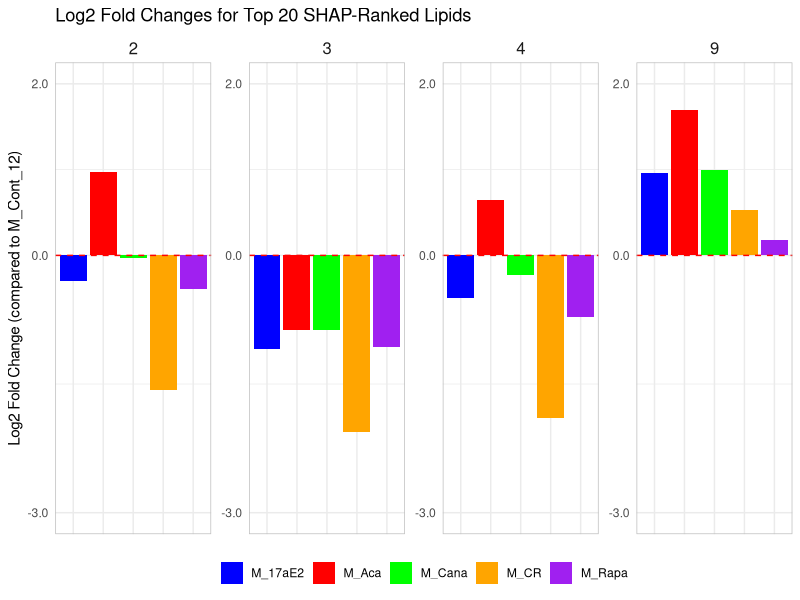
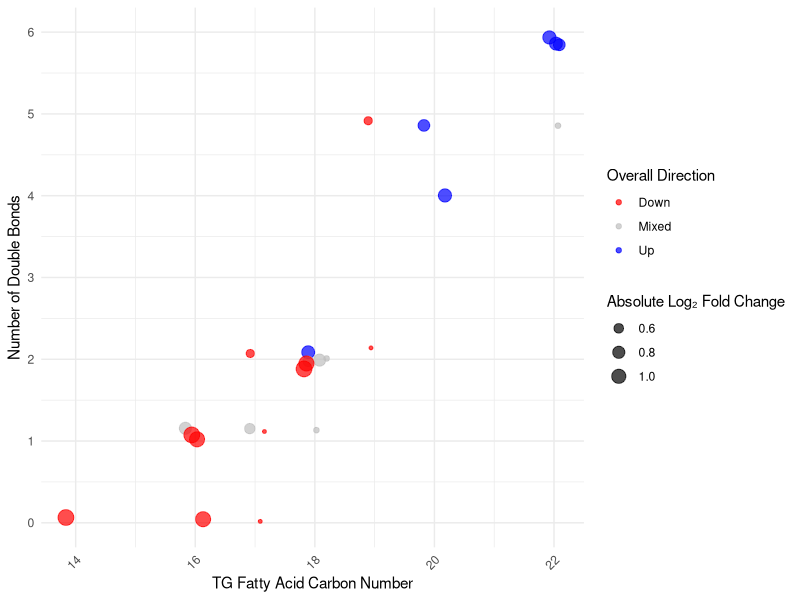
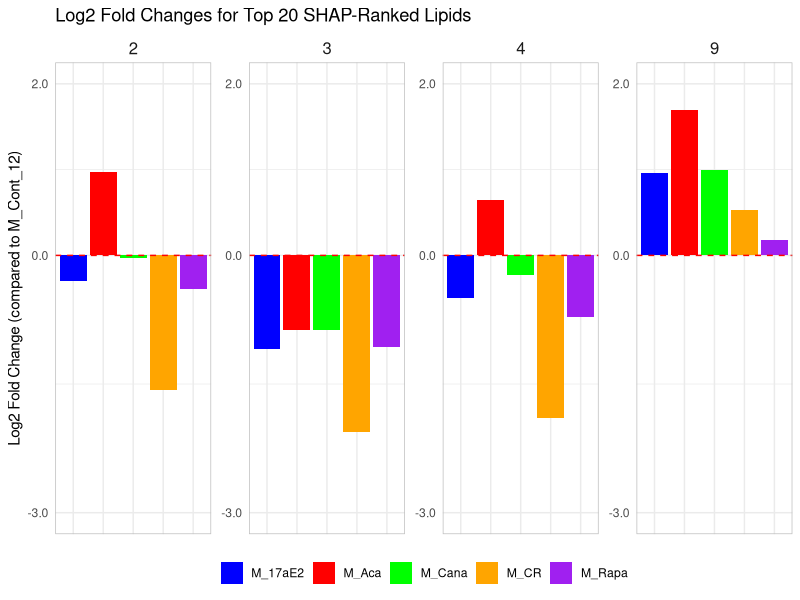
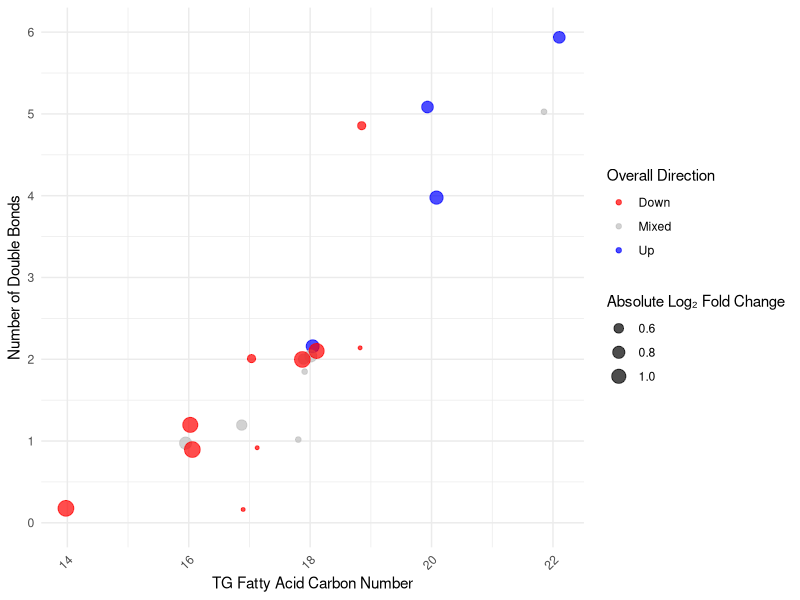
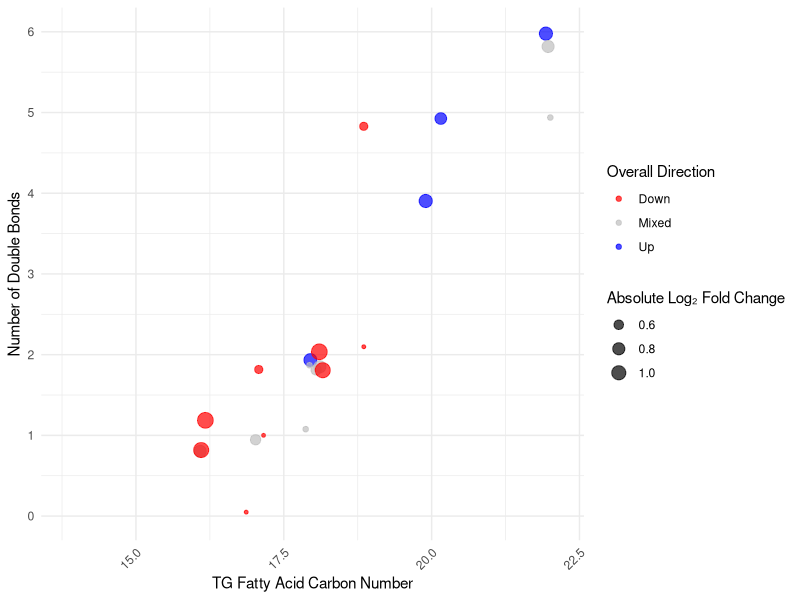

Recreate these plots in R, in order. (Note: this script raises an error after producing the figures.)
## ---- chunk 1
knitr::opts_chunk$set(echo = TRUE)
## ---- chunk 2
library(openxlsx)
library(ggplot2)
library(dplyr)
## ---- chunk 3
# Load required libraries
library(dplyr)
library(openxlsx)
library(ggplot2)
library(tidyr)
library(scales)

# Read data
Top_Shap_lipids <- read.xlsx("../Step12_LipidDeconvolution/XGBoost_lipid_deconvolution_regression.xlsx")
Top_Shap_lipids_TG <- Top_Shap_lipids %>%
  filter(startsWith(Metabolite, "TG"))
Fold_Change <- read.xlsx("../Step11_ShapPlot/FM_fold_changes_1400_XGBOOST.xlsx") %>%
  filter(startsWith(Metabolite, "TG"))

library(dplyr)
library(stringr)

# Function to standardize metabolite names across both datasets
library(dplyr)
library(stringr)

# Function to standardize metabolite names consistently
library(dplyr)
library(stringr)

# Function to standardize metabolite names consistently
standardize_metabolite_names <- function(metabolite) {
  metabolite <- str_trim(metabolite)          # Remove leading/trailing spaces
  metabolite <- str_replace_all(metabolite, "[:space:]+", "")  # Remove all spaces
  metabolite <- str_replace_all(metabolite, "\\|", ".")  # Convert "|" to "."
  metabolite <- str_replace_all(metabolite, "/", "_")  # Convert "/" to "_"
  metabolite <- str_replace_all(metabolite, ":", ".")  # Convert ":" to "."
  metabolite <- str_replace_all(metabolite, "-", ".")  # Convert "-" to "."

  # Ensure "TG" is followed by a dot (if missing)
  metabolite <- str_replace_all(metabolite, "(TG)([0-9])", "\\1.\\2")

  # Fix TGO -> TG.O to match formatting in Top_Shap_lipids
  metabolite <- str_replace_all(metabolite, "\\bTGO\\b", "TG.O") 

  return(metabolite)
}

# Apply function to standardize names in both datasets
Fold_Change <- Fold_Change %>%
  mutate(Metabolite = standardize_metabolite_names(Metabolite))

Top_Shap_lipids <- Top_Shap_lipids %>%
  mutate(Metabolite = standardize_metabolite_names(Metabolite))

# Check how many now match
num_matching <- sum(Fold_Change$Metabolite %in% Top_Shap_lipids$Metabolite)
print(paste("Number of matching metabolites:", num_matching))

# View unmatched metabolites (debugging)
unmatched <- Fold_Change %>%
  filter(!(Metabolite %in% Top_Shap_lipids$Metabolite))

print("Unmatched metabolites in Fold_Change:")
print(unique(unmatched$Metabolite))

unmatched_shap <- Top_Shap_lipids %>%
  filter(!(Metabolite %in% Fold_Change$Metabolite))

print("Unmatched metabolites in Top_Shap_lipids:")
print(unique(unmatched_shap$Metabolite))


# Apply function to standardize names in both datasets
Fold_Change <- Fold_Change %>%
  mutate(Metabolite = standardize_metabolite_names(Metabolite))

Top_Shap_lipids <- Top_Shap_lipids %>%
  mutate(Metabolite = standardize_metabolite_names(Metabolite))

# Check how many now match
num_matching <- sum(Fold_Change$Metabolite %in% Top_Shap_lipids$Metabolite)
print(paste("Number of matching metabolites:", num_matching))

# View unmatched metabolites (debugging)
unmatched <- Fold_Change %>%
  filter(!(Metabolite %in% Top_Shap_lipids$Metabolite))

print("Unmatched metabolites in Fold_Change:")
print(unique(unmatched$Metabolite))

unmatched_shap <- Top_Shap_lipids %>%
  filter(!(Metabolite %in% Fold_Change$Metabolite))

print("Unmatched metabolites in Top_Shap_lipids:")
print(unique(unmatched_shap$Metabolite))


# Apply function to standardize names in both datasets
Fold_Change <- Fold_Change %>%
  mutate(Metabolite = standardize_metabolite_names(Metabolite))

Top_Shap_lipids <- Top_Shap_lipids %>%
  mutate(Metabolite = standardize_metabolite_names(Metabolite))

# Check how many now match
num_matching <- sum(Fold_Change$Metabolite %in% Top_Shap_lipids$Metabolite)
print(paste("Number of matching metabolites:", num_matching))

# View unmatched metabolites (debugging)
unmatched <- Fold_Change %>%
  filter(!(Metabolite %in% Top_Shap_lipids$Metabolite))

print("Unmatched metabolites in Fold_Change:")
print(unique(unmatched$Metabolite))

unmatched_shap <- Top_Shap_lipids %>%
  filter(!(Metabolite %in% Fold_Change$Metabolite))

print("Unmatched metabolites in Top_Shap_lipids:")
print(unique(unmatched_shap$Metabolite))



# Merge Fold_Change with Top_Shap_lipids on standardized Metabolite names
merged_data <- Top_Shap_lipids %>%
  inner_join(Fold_Change, by = "Metabolite")

# Check number of matched metabolites
print(dim(merged_data))

# Save the merged data for verification
#write.xlsx(merged_data, "Merged_Top_Shap_Lipids_FoldChange.xlsx")

######3

# Clean column names to ensure consistency
colnames(Top_Shap_lipids) <- make.names(colnames(Top_Shap_lipids))
colnames(Fold_Change) <- make.names(colnames(Fold_Change))

# Merge datasets on 'Metabolite'
merged_data <- Top_Shap_lipids %>%
  inner_join(Fold_Change, by = "Metabolite") %>%
  filter(!is.na(deconvoluted_Total_C_Num)) %>%
  mutate(
    deconvoluted_Total_C_Num = as.numeric(deconvoluted_Total_C_Num),
    deconvoluted_Saturation_Number = as.numeric(deconvoluted_Saturation_Number),
    FoldChange = log2(FoldChange)  # Convert to Log2 Fold Change
  )

# Subset Top 20
top_20_lipids <- merged_data %>%
  arrange(Order) %>%
  slice_head(n = 20)

# Define custom colors for treatment groups
custom_colors <- c(
  "M_Cont_12" = "black",
  "M_17aE2"   = "blue",
  "M_Cana"    = "green",
  "M_Aca"     = "red",
  "M_Rapa"    = "purple",
  "M_CR"      = "orange"
)

# Calculate min/max for y-axis limits
y_min <- min(top_20_lipids$FoldChange, na.rm = TRUE)
y_max <- max(top_20_lipids$FoldChange, na.rm = TRUE)

# Round y-axis limits for cleaner breaks
y_min_rounded <- floor(y_min)
y_max_rounded <- ceiling(y_max)

# Create the plot
p <- ggplot(top_20_lipids, aes(x = Grp_Sex, y = FoldChange, fill = Grp_Sex)) +
  geom_bar(stat = "identity") +
  facet_wrap(~ Order, scales = "free_y", ncol = 4) +
  theme_minimal() +
  theme(
    axis.text.x = element_blank(),
    axis.ticks.x = element_blank(),
    axis.title.x = element_blank(),
    strip.text = element_text(size = 12),
    legend.position = "bottom",
    legend.title = element_blank(),
    panel.spacing = unit(0.5, "lines"),
    panel.border = element_rect(color = "grey", fill = NA, size = 0.5)
  ) +
  labs(
    title = "Log2 Fold Changes for Top 20 SHAP-Ranked Lipids",
    y = paste("Log2 Fold Change (compared to M_Cont_12)")
  ) +
  geom_hline(yintercept = 0, linetype = "dashed", color = "red") +
  scale_y_continuous(
    limits = c(y_min_rounded, y_max_rounded),
    breaks = c(y_min_rounded, 0, y_max_rounded),
    labels = function(x) format(x, nsmall = 1)
  ) +
  scale_fill_manual(values = custom_colors)

# Display and save the plot
print(p)
ggsave("Top_20_Lipid_XGBoost_Log2FoldChange.pdf", p, width = 15, height = 12, dpi = 1200)



## ---- chunk 4

# Load required libraries
library(dplyr)
library(tidyr)
library(ggplot2)
library(openxlsx)
library(stringr)

# ==========================================================
# 1. Read in data and filter to TG metabolites; standardize names
# ==========================================================

# Read XGBoost lipid deconvolution results
Top_Shap_lipids <- read.xlsx("../Step12_LipidDeconvolution/XGBoost_lipid_deconvolution_regression.xlsx")
Top_Shap_lipids_TG <- Top_Shap_lipids %>% 
  filter(startsWith(Metabolite, "TG"))

# Read fold-change data
Fold_Change <- read.xlsx("../Step11_ShapPlot/FM_fold_changes_1400_XGBOOST.xlsx") %>% 
  filter(startsWith(Metabolite, "TG"))

# Define a function to standardize metabolite names
standardize_metabolite_names <- function(metabolite) {
  metabolite <- str_trim(metabolite)  # Remove leading/trailing spaces
  metabolite <- str_replace_all(metabolite, "[:space:]+", "")  # Remove all spaces
  metabolite <- str_replace_all(metabolite, "\\|", ".")         # Convert "|" to "."
  metabolite <- str_replace_all(metabolite, "/", "_")            # Convert "/" to "_"
  metabolite <- str_replace_all(metabolite, ":", ".")            # Convert ":" to "."
  metabolite <- str_replace_all(metabolite, "-", ".")            # Convert "-" to "."
  # Ensure "TG" is followed by a dot if missing
  metabolite <- str_replace_all(metabolite, "(TG)([0-9])", "\\1.\\2")
  # Fix TGO -> TG.O to match formatting in Top_Shap_lipids
  metabolite <- str_replace_all(metabolite, "\\bTGO\\b", "TG.O")
  return(metabolite)
}

# Standardize metabolite names in both datasets
Fold_Change <- Fold_Change %>% mutate(Metabolite = standardize_metabolite_names(Metabolite))
Top_Shap_lipids <- Top_Shap_lipids %>% mutate(Metabolite = standardize_metabolite_names(Metabolite))

# ==========================================================
# 2. Merge datasets and prepare merged data
# ==========================================================

# Merge the datasets on Metabolite and filter out rows without Total_C_Num
merged_data <- Top_Shap_lipids %>% 
  inner_join(Fold_Change, by = "Metabolite") %>% 
  filter(!is.na(deconvoluted_Total_C_Num)) %>% 
  mutate(
    deconvoluted_Total_C_Num = as.numeric(deconvoluted_Total_C_Num),
    deconvoluted_Saturation_Number = as.numeric(deconvoluted_Saturation_Number),
    FoldChange = log2(FoldChange)  # Convert fold change to log2 scale
  )

# Subset the top 20 lipids by Order
top_20_lipids <- merged_data %>% 
  arrange(Order) %>% 
  slice_head(n = 50)

(unique(top_20_lipids$Order))

# Compute overall direction and overall fold magnitude per metabolite.
# (Since there is one FoldChange per metabolite, we use it directly.)
top_20_lipids <- top_20_lipids %>%
  mutate(
    overall_direction = case_when(
      FoldChange > 0 ~ "Up",
      FoldChange < 0 ~ "Down",
      TRUE ~ "Mixed"
    ),
    overall_fold = abs(FoldChange)
  )

#now we will see if the direction is changed in the same direction for all Grp_Sex per Metabolite
top_20_lipids <- top_20_lipids %>%
  group_by(Metabolite) %>%
  mutate(
    overall_fold_change = mean(abs(FoldChange), na.rm = TRUE),
    overall_direction_combined = case_when(
      all(FoldChange > 0) ~ "Up",
      all(FoldChange < 0) ~ "Down",
      TRUE ~ "Mixed"
    )
  ) %>%
  ungroup()

colnames(top_20_lipids)
# ==========================================================
# 3. Reshape the data to long format for TG fatty acid measurements
# ==========================================================

# For each metabolite, we have three TG fatty acid measurements:
# - deconvoluted_TG_One_C_Num & deconvoluted_TG_One_Saturation_Number
# - deconvoluted_TG_Two_C_Num & deconvoluted_TG_Two_Saturation_Number
# - deconvoluted_TG_Three_C_Num & deconvoluted_TG_Three_Saturation_Number
pooled_data <- bind_rows(
  top_20_lipids %>% 
    select(Metabolite, cnum = deconvoluted_TG_One_C_Num, db = deconvoluted_TG_One_Saturation_Number, 
           overall_direction_combined, overall_fold_change),
  top_20_lipids %>% 
    select(Metabolite, cnum = deconvoluted_TG_Two_C_Num, db = deconvoluted_TG_Two_Saturation_Number, 
           overall_direction_combined, overall_fold_change),
  top_20_lipids %>% 
    select(Metabolite, cnum = deconvoluted_TG_Three_C_Num, db = deconvoluted_TG_Three_Saturation_Number, 
           overall_direction_combined, overall_fold_change)
)

# Convert the TG measurement columns to numeric and remove rows with missing values
pooled_data_clean <- pooled_data %>%
  mutate(
    cnum = as.numeric(cnum),
    db = as.numeric(db)
  ) %>%
  filter(!is.na(cnum), !is.na(db))

pooled_data_clean <- pooled_data_clean %>% 
  select(-Metabolite)

pooled_data_clean <-  unique(pooled_data_clean)

dim(pooled_data_clean)
# ==========================================================
# 4. Create the jitter plot
# ==========================================================

p <- ggplot(pooled_data_clean, aes(x = cnum, y = db)) +
  geom_jitter(aes(color = overall_direction_combined, size = overall_fold_change),
              alpha = .7, width = 0.2, height = 0.2) +
  scale_color_manual(values = c("Up" = "blue", "Down" = "red", "Mixed" = "grey")) +
  scale_size_continuous(range = c(1, 5)) +
  scale_y_continuous(limits = c(0, 6), breaks = seq(0, 6, by = 1)) +
  labs(
    x = "TG Fatty Acid Carbon Number",
    y = "Number of Double Bonds",
    color = "Overall Direction",
    size = "Absolute Log₂ Fold Change"
  ) +
  theme_minimal() +
  theme(legend.position = "right",
        axis.text.x = element_text(angle = 45, hjust = 1))

# Display the plot
print(p)

# Optionally, save the plot to a PDF file
ggsave("Fatty_Acid_Composition_Top10.pdf", p, width = 12, height = 8, dpi = 1200)
ggsave("../Paper_Figures/Fatty_Acid_Composition_Top10.pdf", p, width = 12, height = 8, dpi = 1200)


## ---- chunk 5

# Get the R version
r_version <- R.version.string

# Get the list of loaded packages and their versions
loaded_packages <- sessionInfo()$otherPkgs
package_info <- data.frame(
  Package = names(loaded_packages),
  Version = sapply(loaded_packages, function(pkg) pkg$Version),
  stringsAsFactors = FALSE
)

# Define the output file
output_file <- "../Paper_Figures/Package_Info/Step13_R_session_and_packgage_version_info.txt"

# Write the R version to the file
writeLines(paste("R Version:", r_version), output_file)

# Write the package information
write.table(package_info, file = output_file, append = TRUE, row.names = FALSE, sep = "\t", quote = FALSE)

cat("Session info written to", output_file, "\n")


